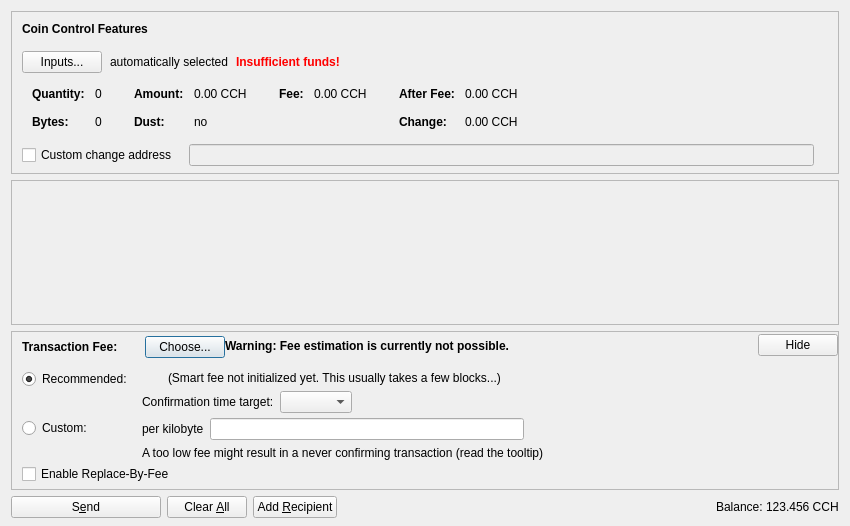
<?xml version="1.0" encoding="UTF-8"?>
<ui version="4.0">
 <class>SendCoinsDialog</class>
 <widget class="QDialog" name="SendCoinsDialog">
  <property name="geometry">
   <rect>
    <x>0</x>
    <y>0</y>
    <width>850</width>
    <height>526</height>
   </rect>
  </property>
  <property name="windowTitle">
   <string>Send Coins</string>
  </property>
  <layout class="QVBoxLayout" name="verticalLayout" stretch="0,1,0,0">
   <property name="bottomMargin">
    <number>8</number>
   </property>
   <item>
    <widget class="QFrame" name="frameCoinControl">
     <property name="sizePolicy">
      <sizepolicy hsizetype="Expanding" vsizetype="Expanding">
       <horstretch>0</horstretch>
       <verstretch>0</verstretch>
      </sizepolicy>
     </property>
     <property name="maximumSize">
      <size>
       <width>16777215</width>
       <height>16777215</height>
      </size>
     </property>
     <property name="frameShape">
      <enum>QFrame::StyledPanel</enum>
     </property>
     <property name="frameShadow">
      <enum>QFrame::Sunken</enum>
     </property>
     <layout class="QVBoxLayout" name="verticalLayoutCoinControl2">
      <property name="spacing">
       <number>0</number>
      </property>
      <property name="leftMargin">
       <number>0</number>
      </property>
      <property name="topMargin">
       <number>0</number>
      </property>
      <property name="rightMargin">
       <number>0</number>
      </property>
      <property name="bottomMargin">
       <number>6</number>
      </property>
      <item>
       <layout class="QVBoxLayout" name="verticalLayoutCoinControl" stretch="0,0,0,0,1">
        <property name="spacing">
         <number>0</number>
        </property>
        <property name="leftMargin">
         <number>10</number>
        </property>
        <property name="topMargin">
         <number>10</number>
        </property>
        <item>
         <layout class="QHBoxLayout" name="horizontalLayoutCoinControl1">
          <property name="bottomMargin">
           <number>15</number>
          </property>
          <item>
           <widget class="QLabel" name="labelCoinControlFeatures">
            <property name="sizePolicy">
             <sizepolicy hsizetype="Preferred" vsizetype="Maximum">
              <horstretch>0</horstretch>
              <verstretch>0</verstretch>
             </sizepolicy>
            </property>
            <property name="font">
             <font>
              <weight>75</weight>
              <bold>true</bold>
             </font>
            </property>
            <property name="styleSheet">
             <string notr="true">font-weight:bold;</string>
            </property>
            <property name="text">
             <string>Coin Control Features</string>
            </property>
           </widget>
          </item>
         </layout>
        </item>
        <item>
         <layout class="QHBoxLayout" name="horizontalLayoutCoinControl2" stretch="0,0,0,0">
          <property name="spacing">
           <number>8</number>
          </property>
          <property name="bottomMargin">
           <number>10</number>
          </property>
          <item>
           <widget class="QPushButton" name="pushButtonCoinControl">
            <property name="styleSheet">
             <string notr="true"/>
            </property>
            <property name="text">
             <string>Inputs...</string>
            </property>
            <property name="autoDefault">
             <bool>false</bool>
            </property>
           </widget>
          </item>
          <item>
           <widget class="QLabel" name="labelCoinControlAutomaticallySelected">
            <property name="text">
             <string>automatically selected</string>
            </property>
            <property name="margin">
             <number>5</number>
            </property>
           </widget>
          </item>
          <item>
           <widget class="QLabel" name="labelCoinControlInsuffFunds">
            <property name="font">
             <font>
              <weight>75</weight>
              <bold>true</bold>
             </font>
            </property>
            <property name="styleSheet">
             <string notr="true">color:red;font-weight:bold;</string>
            </property>
            <property name="text">
             <string>Insufficient funds!</string>
            </property>
            <property name="margin">
             <number>5</number>
            </property>
           </widget>
          </item>
          <item>
           <spacer name="horizontalSpacerCoinControl">
            <property name="orientation">
             <enum>Qt::Horizontal</enum>
            </property>
            <property name="sizeHint" stdset="0">
             <size>
              <width>40</width>
              <height>1</height>
             </size>
            </property>
           </spacer>
          </item>
         </layout>
        </item>
        <item>
         <widget class="QWidget" name="widgetCoinControl" native="true">
          <property name="sizePolicy">
           <sizepolicy hsizetype="Preferred" vsizetype="Preferred">
            <horstretch>0</horstretch>
            <verstretch>0</verstretch>
           </sizepolicy>
          </property>
          <property name="minimumSize">
           <size>
            <width>0</width>
            <height>0</height>
           </size>
          </property>
          <property name="styleSheet">
           <string notr="true"/>
          </property>
          <layout class="QHBoxLayout" name="horizontalLayoutCoinControl5">
           <property name="leftMargin">
            <number>0</number>
           </property>
           <property name="topMargin">
            <number>0</number>
           </property>
           <property name="rightMargin">
            <number>0</number>
           </property>
           <property name="bottomMargin">
            <number>0</number>
           </property>
           <item>
            <layout class="QHBoxLayout" name="horizontalLayoutCoinControl3" stretch="0,0,0,1">
             <property name="spacing">
              <number>20</number>
             </property>
             <property name="topMargin">
              <number>0</number>
             </property>
             <property name="bottomMargin">
              <number>10</number>
             </property>
             <item>
              <layout class="QFormLayout" name="formLayoutCoinControl1">
               <property name="horizontalSpacing">
                <number>10</number>
               </property>
               <property name="verticalSpacing">
                <number>14</number>
               </property>
               <property name="leftMargin">
                <number>10</number>
               </property>
               <property name="topMargin">
                <number>4</number>
               </property>
               <property name="rightMargin">
                <number>6</number>
               </property>
               <item row="0" column="0">
                <widget class="QLabel" name="labelCoinControlQuantityText">
                 <property name="font">
                  <font>
                   <weight>75</weight>
                   <bold>true</bold>
                  </font>
                 </property>
                 <property name="text">
                  <string>Quantity:</string>
                 </property>
                 <property name="margin">
                  <number>0</number>
                 </property>
                </widget>
               </item>
               <item row="0" column="1">
                <widget class="QLabel" name="labelCoinControlQuantity">
                 <property name="cursor">
                  <cursorShape>IBeamCursor</cursorShape>
                 </property>
                 <property name="contextMenuPolicy">
                  <enum>Qt::ActionsContextMenu</enum>
                 </property>
                 <property name="text">
                  <string notr="true">0</string>
                 </property>
                 <property name="margin">
                  <number>0</number>
                 </property>
                 <property name="textInteractionFlags">
                  <set>Qt::LinksAccessibleByMouse|Qt::TextSelectableByKeyboard|Qt::TextSelectableByMouse</set>
                 </property>
                </widget>
               </item>
               <item row="1" column="0">
                <widget class="QLabel" name="labelCoinControlBytesText">
                 <property name="font">
                  <font>
                   <weight>75</weight>
                   <bold>true</bold>
                  </font>
                 </property>
                 <property name="text">
                  <string>Bytes:</string>
                 </property>
                </widget>
               </item>
               <item row="1" column="1">
                <widget class="QLabel" name="labelCoinControlBytes">
                 <property name="cursor">
                  <cursorShape>IBeamCursor</cursorShape>
                 </property>
                 <property name="contextMenuPolicy">
                  <enum>Qt::ActionsContextMenu</enum>
                 </property>
                 <property name="text">
                  <string notr="true">0</string>
                 </property>
                 <property name="textInteractionFlags">
                  <set>Qt::LinksAccessibleByMouse|Qt::TextSelectableByKeyboard|Qt::TextSelectableByMouse</set>
                 </property>
                </widget>
               </item>
              </layout>
             </item>
             <item>
              <layout class="QFormLayout" name="formLayoutCoinControl2">
               <property name="horizontalSpacing">
                <number>10</number>
               </property>
               <property name="verticalSpacing">
                <number>14</number>
               </property>
               <property name="leftMargin">
                <number>6</number>
               </property>
               <property name="topMargin">
                <number>4</number>
               </property>
               <property name="rightMargin">
                <number>6</number>
               </property>
               <item row="0" column="0">
                <widget class="QLabel" name="labelCoinControlAmountText">
                 <property name="font">
                  <font>
                   <weight>75</weight>
                   <bold>true</bold>
                  </font>
                 </property>
                 <property name="text">
                  <string>Amount:</string>
                 </property>
                 <property name="margin">
                  <number>0</number>
                 </property>
                </widget>
               </item>
               <item row="0" column="1">
                <widget class="QLabel" name="labelCoinControlAmount">
                 <property name="cursor">
                  <cursorShape>IBeamCursor</cursorShape>
                 </property>
                 <property name="contextMenuPolicy">
                  <enum>Qt::ActionsContextMenu</enum>
                 </property>
                 <property name="text">
                  <string notr="true">0.00 CCH</string>
                 </property>
                 <property name="textInteractionFlags">
                  <set>Qt::LinksAccessibleByMouse|Qt::TextSelectableByKeyboard|Qt::TextSelectableByMouse</set>
                 </property>
                </widget>
               </item>
               <item row="1" column="0">
                <widget class="QLabel" name="labelCoinControlLowOutputText">
                 <property name="font">
                  <font>
                   <weight>75</weight>
                   <bold>true</bold>
                  </font>
                 </property>
                 <property name="text">
                  <string>Dust:</string>
                 </property>
                </widget>
               </item>
               <item row="1" column="1">
                <widget class="QLabel" name="labelCoinControlLowOutput">
                 <property name="cursor">
                  <cursorShape>IBeamCursor</cursorShape>
                 </property>
                 <property name="contextMenuPolicy">
                  <enum>Qt::ActionsContextMenu</enum>
                 </property>
                 <property name="text">
                  <string notr="true">no</string>
                 </property>
                 <property name="textInteractionFlags">
                  <set>Qt::LinksAccessibleByMouse|Qt::TextSelectableByKeyboard|Qt::TextSelectableByMouse</set>
                 </property>
                </widget>
               </item>
              </layout>
             </item>
             <item>
              <layout class="QFormLayout" name="formLayoutCoinControl3">
               <property name="horizontalSpacing">
                <number>10</number>
               </property>
               <property name="verticalSpacing">
                <number>14</number>
               </property>
               <property name="leftMargin">
                <number>6</number>
               </property>
               <property name="topMargin">
                <number>4</number>
               </property>
               <property name="rightMargin">
                <number>6</number>
               </property>
               <item row="0" column="0">
                <widget class="QLabel" name="labelCoinControlFeeText">
                 <property name="font">
                  <font>
                   <weight>75</weight>
                   <bold>true</bold>
                  </font>
                 </property>
                 <property name="text">
                  <string>Fee:</string>
                 </property>
                 <property name="margin">
                  <number>0</number>
                 </property>
                </widget>
               </item>
               <item row="0" column="1">
                <widget class="QLabel" name="labelCoinControlFee">
                 <property name="cursor">
                  <cursorShape>IBeamCursor</cursorShape>
                 </property>
                 <property name="contextMenuPolicy">
                  <enum>Qt::ActionsContextMenu</enum>
                 </property>
                 <property name="text">
                  <string notr="true">0.00 CCH</string>
                 </property>
                 <property name="textInteractionFlags">
                  <set>Qt::LinksAccessibleByMouse|Qt::TextSelectableByKeyboard|Qt::TextSelectableByMouse</set>
                 </property>
                </widget>
               </item>
              </layout>
             </item>
             <item>
              <layout class="QFormLayout" name="formLayoutCoinControl4">
               <property name="horizontalSpacing">
                <number>10</number>
               </property>
               <property name="verticalSpacing">
                <number>14</number>
               </property>
               <property name="leftMargin">
                <number>6</number>
               </property>
               <property name="topMargin">
                <number>4</number>
               </property>
               <property name="rightMargin">
                <number>6</number>
               </property>
               <item row="0" column="0">
                <widget class="QLabel" name="labelCoinControlAfterFeeText">
                 <property name="font">
                  <font>
                   <weight>75</weight>
                   <bold>true</bold>
                  </font>
                 </property>
                 <property name="text">
                  <string>After Fee:</string>
                 </property>
                 <property name="margin">
                  <number>0</number>
                 </property>
                </widget>
               </item>
               <item row="0" column="1">
                <widget class="QLabel" name="labelCoinControlAfterFee">
                 <property name="cursor">
                  <cursorShape>IBeamCursor</cursorShape>
                 </property>
                 <property name="contextMenuPolicy">
                  <enum>Qt::ActionsContextMenu</enum>
                 </property>
                 <property name="text">
                  <string notr="true">0.00 CCH</string>
                 </property>
                 <property name="textInteractionFlags">
                  <set>Qt::LinksAccessibleByMouse|Qt::TextSelectableByKeyboard|Qt::TextSelectableByMouse</set>
                 </property>
                </widget>
               </item>
               <item row="1" column="0">
                <widget class="QLabel" name="labelCoinControlChangeText">
                 <property name="font">
                  <font>
                   <weight>75</weight>
                   <bold>true</bold>
                  </font>
                 </property>
                 <property name="text">
                  <string>Change:</string>
                 </property>
                </widget>
               </item>
               <item row="1" column="1">
                <widget class="QLabel" name="labelCoinControlChange">
                 <property name="cursor">
                  <cursorShape>IBeamCursor</cursorShape>
                 </property>
                 <property name="contextMenuPolicy">
                  <enum>Qt::ActionsContextMenu</enum>
                 </property>
                 <property name="text">
                  <string notr="true">0.00 CCH</string>
                 </property>
                 <property name="textInteractionFlags">
                  <set>Qt::LinksAccessibleByMouse|Qt::TextSelectableByKeyboard|Qt::TextSelectableByMouse</set>
                 </property>
                </widget>
               </item>
              </layout>
             </item>
            </layout>
           </item>
          </layout>
         </widget>
        </item>
        <item>
         <layout class="QHBoxLayout" name="horizontalLayoutCoinControl4" stretch="0,0,0">
          <property name="spacing">
           <number>12</number>
          </property>
          <property name="sizeConstraint">
           <enum>QLayout::SetDefaultConstraint</enum>
          </property>
          <property name="topMargin">
           <number>5</number>
          </property>
          <property name="rightMargin">
           <number>5</number>
          </property>
          <item>
           <widget class="QCheckBox" name="checkBoxCoinControlChange">
            <property name="toolTip">
             <string>If this is activated, but the change address is empty or invalid, change will be sent to a newly generated address.</string>
            </property>
            <property name="text">
             <string>Custom change address</string>
            </property>
           </widget>
          </item>
          <item>
           <widget class="QValidatedLineEdit" name="lineEditCoinControlChange">
            <property name="enabled">
             <bool>false</bool>
            </property>
            <property name="sizePolicy">
             <sizepolicy hsizetype="Expanding" vsizetype="Fixed">
              <horstretch>0</horstretch>
              <verstretch>0</verstretch>
             </sizepolicy>
            </property>
           </widget>
          </item>
          <item>
           <widget class="QLabel" name="labelCoinControlChangeLabel">
            <property name="sizePolicy">
             <sizepolicy hsizetype="Preferred" vsizetype="Expanding">
              <horstretch>0</horstretch>
              <verstretch>0</verstretch>
             </sizepolicy>
            </property>
            <property name="minimumSize">
             <size>
              <width>0</width>
              <height>0</height>
             </size>
            </property>
            <property name="text">
             <string/>
            </property>
            <property name="margin">
             <number>3</number>
            </property>
           </widget>
          </item>
         </layout>
        </item>
        <item>
         <spacer name="verticalSpacerCoinControl">
          <property name="orientation">
           <enum>Qt::Vertical</enum>
          </property>
          <property name="sizeHint" stdset="0">
           <size>
            <width>800</width>
            <height>1</height>
           </size>
          </property>
         </spacer>
        </item>
       </layout>
      </item>
     </layout>
    </widget>
   </item>
   <item>
    <widget class="QScrollArea" name="scrollArea">
     <property name="widgetResizable">
      <bool>true</bool>
     </property>
     <widget class="QWidget" name="scrollAreaWidgetContents">
      <property name="geometry">
       <rect>
        <x>0</x>
        <y>0</y>
        <width>830</width>
        <height>104</height>
       </rect>
      </property>
      <layout class="QVBoxLayout" name="verticalLayout_2" stretch="0,1">
       <property name="leftMargin">
        <number>0</number>
       </property>
       <property name="topMargin">
        <number>0</number>
       </property>
       <property name="rightMargin">
        <number>0</number>
       </property>
       <property name="bottomMargin">
        <number>0</number>
       </property>
       <item>
        <layout class="QVBoxLayout" name="entries">
         <property name="spacing">
          <number>6</number>
         </property>
        </layout>
       </item>
       <item>
        <spacer name="verticalSpacer">
         <property name="orientation">
          <enum>Qt::Vertical</enum>
         </property>
         <property name="sizeHint" stdset="0">
          <size>
           <width>20</width>
           <height>40</height>
          </size>
         </property>
        </spacer>
       </item>
      </layout>
     </widget>
    </widget>
   </item>
   <item>
    <widget class="QFrame" name="frameFee">
     <property name="sizePolicy">
      <sizepolicy hsizetype="Expanding" vsizetype="Expanding">
       <horstretch>0</horstretch>
       <verstretch>0</verstretch>
      </sizepolicy>
     </property>
     <property name="maximumSize">
      <size>
       <width>16777215</width>
       <height>16777215</height>
      </size>
     </property>
     <property name="frameShape">
      <enum>QFrame::StyledPanel</enum>
     </property>
     <property name="frameShadow">
      <enum>QFrame::Sunken</enum>
     </property>
     <layout class="QVBoxLayout" name="verticalLayoutFee1">
      <property name="spacing">
       <number>0</number>
      </property>
      <property name="leftMargin">
       <number>0</number>
      </property>
      <property name="topMargin">
       <number>0</number>
      </property>
      <property name="rightMargin">
       <number>0</number>
      </property>
      <property name="bottomMargin">
       <number>0</number>
      </property>
      <item>
       <layout class="QVBoxLayout" name="verticalLayoutFee2" stretch="0,0,0">
        <property name="spacing">
         <number>0</number>
        </property>
        <property name="leftMargin">
         <number>10</number>
        </property>
        <property name="topMargin">
         <number>0</number>
        </property>
        <item>
         <layout class="QHBoxLayout" name="horizontalLayoutFee1">
          <property name="bottomMargin">
           <number>0</number>
          </property>
          <item>
           <layout class="QVBoxLayout" name="verticalLayoutFee7">
            <property name="spacing">
             <number>0</number>
            </property>
            <item>
             <spacer name="verticalSpacerSmartFee">
              <property name="orientation">
               <enum>Qt::Vertical</enum>
              </property>
              <property name="sizeType">
               <enum>QSizePolicy::Fixed</enum>
              </property>
              <property name="sizeHint" stdset="0">
               <size>
                <width>1</width>
                <height>4</height>
               </size>
              </property>
             </spacer>
            </item>
            <item>
             <layout class="QHBoxLayout" name="horizontalLayoutSmartFee">
              <property name="spacing">
               <number>10</number>
              </property>
              <item>
               <widget class="QLabel" name="labelFeeHeadline">
                <property name="sizePolicy">
                 <sizepolicy hsizetype="Preferred" vsizetype="Maximum">
                  <horstretch>0</horstretch>
                  <verstretch>0</verstretch>
                 </sizepolicy>
                </property>
                <property name="font">
                 <font>
                  <weight>75</weight>
                  <bold>true</bold>
                 </font>
                </property>
                <property name="styleSheet">
                 <string notr="true">font-weight:bold;</string>
                </property>
                <property name="text">
                 <string>Transaction Fee:</string>
                </property>
               </widget>
              </item>
              <item>
               <widget class="QLabel" name="labelFeeMinimized">
                <property name="text">
                 <string/>
                </property>
               </widget>
              </item>
              <item>
               <widget class="QPushButton" name="buttonChooseFee">
                <property name="text">
                 <string>Choose...</string>
                </property>
               </widget>
              </item>
             </layout>
            </item>
            <item>
             <spacer name="verticalSpacer_5">
              <property name="orientation">
               <enum>Qt::Vertical</enum>
              </property>
              <property name="sizeHint" stdset="0">
               <size>
                <width>1</width>
                <height>1</height>
               </size>
              </property>
             </spacer>
            </item>
           </layout>
          </item>
          <item>
           <widget class="QLabel" name="fallbackFeeWarningLabel">
            <property name="toolTip">
             <string>Using the fallbackfee can result in sending a transaction that will take several hours or days (or never) to confirm. Consider choosing your fee manually or wait until you have validated the complete chain.</string>
            </property>
            <property name="font">
            <font>
                <weight>75</weight>
                <bold>true</bold>
            </font>
            </property>
            <property name="text">
             <string>Warning: Fee estimation is currently not possible.</string>
            </property>
            <property name="wordWrap">
             <bool>false</bool>
            </property>
           </widget>
          </item>
          <item>
           <spacer name="horizontalSpacer_4">
            <property name="orientation">
             <enum>Qt::Horizontal</enum>
            </property>
            <property name="sizeType">
             <enum>QSizePolicy::MinimumExpanding</enum>
            </property>
            <property name="sizeHint" stdset="0">
             <size>
              <width>40</width>
              <height>20</height>
             </size>
            </property>
           </spacer>
          </item>
          <item>
           <widget class="QPushButton" name="buttonMinimizeFee">
            <property name="toolTip">
             <string>Hide transaction fee settings</string>
            </property>
            <property name="text">
             <string>Hide</string>
            </property>
           </widget>
          </item>
         </layout>
        </item>
        <item>
         <widget class="QFrame" name="frameFeeSelection">
          <layout class="QVBoxLayout" name="verticalLayoutFee12">
           <property name="spacing">
            <number>0</number>
           </property>
           <property name="leftMargin">
            <number>0</number>
           </property>
           <property name="topMargin">
            <number>0</number>
           </property>
           <property name="rightMargin">
            <number>0</number>
           </property>
           <property name="bottomMargin">
            <number>0</number>
           </property>
           <item>
            <layout class="QGridLayout" name="gridLayoutFee">
             <property name="topMargin">
              <number>10</number>
             </property>
             <property name="bottomMargin">
              <number>4</number>
             </property>
             <property name="horizontalSpacing">
              <number>10</number>
             </property>
             <property name="verticalSpacing">
              <number>4</number>
             </property>
             <item row="1" column="1">
              <layout class="QVBoxLayout" name="verticalLayoutFee8">
               <property name="spacing">
                <number>6</number>
               </property>
               <item>
                <layout class="QHBoxLayout" name="horizontalLayoutFee13">
                 <item>
                  <widget class="QLabel" name="labelCustomPerKilobyte">
                   <property name="toolTip">
                    <string>Specify a custom fee per kB (1,000 bytes) of the transaction's virtual size.

Note:  Since the fee is calculated on a per-byte basis, a fee of "100 satoshis per kB" for a transaction size of 500 bytes (half of 1 kB) would ultimately yield a fee of only 50 satoshis.</string>
                   </property>
                   <property name="text">
                    <string>per kilobyte</string>
                   </property>
                  </widget>
                 </item>
                 <item>
                  <widget class="CounoshAmountField" name="customFee"/>
                 </item>
                 <item>
                  <spacer name="horizontalSpacer_6">
                   <property name="orientation">
                    <enum>Qt::Horizontal</enum>
                   </property>
                   <property name="sizeHint" stdset="0">
                    <size>
                     <width>1</width>
                     <height>1</height>
                    </size>
                   </property>
                  </spacer>
                 </item>
                </layout>
               </item>
               <item>
                <layout class="QHBoxLayout" name="horizontalLayoutFee8">
                 <item>
                  <widget class="QLabel" name="labelCustomFeeWarning">
                   <property name="enabled">
                    <bool>true</bool>
                   </property>
                   <property name="toolTip">
                    <string>When there is less transaction volume than space in the blocks, miners as well as relaying nodes may enforce a minimum fee. Paying only this minimum fee is just fine, but be aware that this can result in a never confirming transaction once there is more demand for counosh transactions than the network can process.</string>
                   </property>
                   <property name="text">
                    <string>A too low fee might result in a never confirming transaction (read the tooltip)</string>
                   </property>
                  </widget>
                 </item>
                 <item>
                  <spacer name="horizontalSpacer_2">
                   <property name="orientation">
                    <enum>Qt::Horizontal</enum>
                   </property>
                   <property name="sizeHint" stdset="0">
                    <size>
                     <width>1</width>
                     <height>1</height>
                    </size>
                   </property>
                  </spacer>
                 </item>
                </layout>
               </item>
              </layout>
             </item>
             <item row="0" column="0">
              <layout class="QVBoxLayout" name="verticalLayoutFee4" stretch="0,1">
               <item>
                <widget class="QRadioButton" name="radioSmartFee">
                 <property name="text">
                  <string>Recommended:</string>
                 </property>
                 <property name="checked">
                  <bool>true</bool>
                 </property>
                 <attribute name="buttonGroup">
                  <string notr="true">groupFee</string>
                 </attribute>
                </widget>
               </item>
               <item>
                <spacer name="verticalSpacer_2">
                 <property name="orientation">
                  <enum>Qt::Vertical</enum>
                 </property>
                 <property name="sizeHint" stdset="0">
                  <size>
                   <width>1</width>
                   <height>1</height>
                  </size>
                 </property>
                </spacer>
               </item>
              </layout>
             </item>
             <item row="1" column="0">
              <layout class="QVBoxLayout" name="verticalLayoutFee9" stretch="0,1">
               <item>
                <widget class="QRadioButton" name="radioCustomFee">
                 <property name="text">
                  <string>Custom:</string>
                 </property>
                 <attribute name="buttonGroup">
                  <string notr="true">groupFee</string>
                 </attribute>
                </widget>
               </item>
               <item>
                <spacer name="verticalSpacer_6">
                 <property name="orientation">
                  <enum>Qt::Vertical</enum>
                 </property>
                 <property name="sizeHint" stdset="0">
                  <size>
                   <width>1</width>
                   <height>1</height>
                  </size>
                 </property>
                </spacer>
               </item>
              </layout>
             </item>
             <item row="0" column="1">
              <layout class="QVBoxLayout" name="verticalLayoutFee3" stretch="0,0,1">
               <property name="spacing">
                <number>6</number>
               </property>
               <property name="topMargin">
                <number>2</number>
               </property>
               <item>
                <layout class="QHBoxLayout" name="horizontalLayoutFee12">
                 <item>
                  <widget class="QLabel" name="labelSmartFee">
                   <property name="text">
                    <string/>
                   </property>
                  </widget>
                 </item>
                 <item>
                  <widget class="QLabel" name="labelFeeEstimation">
                   <property name="text">
                    <string/>
                   </property>
                  </widget>
                 </item>
                 <item>
                  <widget class="QLabel" name="labelSmartFee2">
                   <property name="text">
                    <string>(Smart fee not initialized yet. This usually takes a few blocks...)</string>
                   </property>
                  </widget>
                 </item>
                 <item>
                  <spacer name="horizontalSpacer_5">
                   <property name="orientation">
                    <enum>Qt::Horizontal</enum>
                   </property>
                   <property name="sizeHint" stdset="0">
                    <size>
                     <width>1</width>
                     <height>1</height>
                    </size>
                   </property>
                  </spacer>
                 </item>
                </layout>
               </item>
               <item>
                <layout class="QHBoxLayout" name="horizontalLayoutFee9">
                 <item>
                  <layout class="QVBoxLayout" name="verticalLayoutFee6">
                   <item>
                    <widget class="QLabel" name="labelSmartFee3">
                     <property name="text">
                      <string>Confirmation time target:</string>
                     </property>
                    </widget>
                   </item>
                  </layout>
                 </item>
                 <item>
                  <layout class="QVBoxLayout" name="verticalLayoutFee5">
                   <property name="rightMargin">
                    <number>30</number>
                   </property>
                   <item>
                    <layout class="QHBoxLayout" name="horizontalLayoutConfTarget">
                     <property name="bottomMargin">
                      <number>0</number>
                     </property>
                     <item>
                      <widget class="QComboBox" name="confTargetSelector"/>
                     </item>
                     <item>
                      <spacer name="horizontalSpacerConfTarget">
                       <property name="orientation">
                        <enum>Qt::Horizontal</enum>
                       </property>
                       <property name="sizeHint" stdset="0">
                        <size>
                         <width>40</width>
                         <height>20</height>
                        </size>
                       </property>
                      </spacer>
                     </item>
                    </layout>
                   </item>
                  </layout>
                 </item>
                </layout>
               </item>
               <item>
                <spacer name="verticalSpacer_4">
                 <property name="orientation">
                  <enum>Qt::Vertical</enum>
                 </property>
                 <property name="sizeHint" stdset="0">
                  <size>
                   <width>1</width>
                   <height>1</height>
                  </size>
                 </property>
                </spacer>
               </item>
              </layout>
             </item>
            </layout>
           </item>
           <item>
            <widget class="QCheckBox" name="optInRBF">
             <property name="text">
              <string>Enable Replace-By-Fee</string>
             </property>
             <property name="toolTip">
              <string>With Replace-By-Fee (BIP-125) you can increase a transaction's fee after it is sent. Without this, a higher fee may be recommended to compensate for increased transaction delay risk.</string>
             </property>
            </widget>
           </item>
          </layout>
         </widget>
        </item>
        <item>
         <spacer name="verticalSpacerFee">
          <property name="orientation">
           <enum>Qt::Vertical</enum>
          </property>
          <property name="sizeHint" stdset="0">
           <size>
            <width>40</width>
            <height>5</height>
           </size>
          </property>
         </spacer>
        </item>
       </layout>
      </item>
     </layout>
    </widget>
   </item>
   <item>
    <layout class="QHBoxLayout" name="horizontalLayout">
     <item>
      <widget class="QPushButton" name="sendButton">
       <property name="minimumSize">
        <size>
         <width>150</width>
         <height>0</height>
        </size>
       </property>
       <property name="toolTip">
        <string>Confirm the send action</string>
       </property>
       <property name="text">
        <string>S&amp;end</string>
       </property>
       <property name="icon">
        <iconset resource="../counosh.qrc">
         <normaloff>:/icons/send</normaloff>:/icons/send</iconset>
       </property>
       <property name="autoDefault">
        <bool>false</bool>
       </property>
       <property name="default">
        <bool>false</bool>
       </property>
      </widget>
     </item>
     <item>
      <widget class="QPushButton" name="clearButton">
       <property name="sizePolicy">
        <sizepolicy hsizetype="Minimum" vsizetype="Fixed">
         <horstretch>0</horstretch>
         <verstretch>0</verstretch>
        </sizepolicy>
       </property>
       <property name="toolTip">
        <string>Clear all fields of the form.</string>
       </property>
       <property name="text">
        <string>Clear &amp;All</string>
       </property>
       <property name="icon">
        <iconset resource="../counosh.qrc">
         <normaloff>:/icons/remove</normaloff>:/icons/remove</iconset>
       </property>
       <property name="autoDefault">
        <bool>false</bool>
       </property>
      </widget>
     </item>
     <item>
      <widget class="QPushButton" name="addButton">
       <property name="toolTip">
        <string>Send to multiple recipients at once</string>
       </property>
       <property name="text">
        <string>Add &amp;Recipient</string>
       </property>
       <property name="icon">
        <iconset resource="../counosh.qrc">
         <normaloff>:/icons/add</normaloff>:/icons/add</iconset>
       </property>
       <property name="autoDefault">
        <bool>false</bool>
       </property>
      </widget>
     </item>
     <item>
      <spacer name="horizontalSpacer">
       <property name="orientation">
        <enum>Qt::Horizontal</enum>
       </property>
       <property name="sizeHint" stdset="0">
        <size>
         <width>40</width>
         <height>20</height>
        </size>
       </property>
      </spacer>
     </item>
     <item>
      <layout class="QHBoxLayout" name="horizontalLayout_2">
       <property name="spacing">
        <number>3</number>
       </property>
       <item>
        <widget class="QLabel" name="labelBalanceName">
         <property name="sizePolicy">
          <sizepolicy hsizetype="Preferred" vsizetype="Fixed">
           <horstretch>0</horstretch>
           <verstretch>0</verstretch>
          </sizepolicy>
         </property>
         <property name="text">
          <string>Balance:</string>
         </property>
        </widget>
       </item>
       <item>
        <widget class="QLabel" name="labelBalance">
         <property name="sizePolicy">
          <sizepolicy hsizetype="Preferred" vsizetype="Fixed">
           <horstretch>0</horstretch>
           <verstretch>0</verstretch>
          </sizepolicy>
         </property>
         <property name="cursor">
          <cursorShape>IBeamCursor</cursorShape>
         </property>
         <property name="text">
          <string notr="true">123.456 CCH</string>
         </property>
         <property name="textInteractionFlags">
          <set>Qt::LinksAccessibleByMouse|Qt::TextSelectableByKeyboard|Qt::TextSelectableByMouse</set>
         </property>
        </widget>
       </item>
      </layout>
     </item>
    </layout>
   </item>
  </layout>
 </widget>
 <customwidgets>
  <customwidget>
   <class>QValidatedLineEdit</class>
   <extends>QLineEdit</extends>
   <header>qt/qvalidatedlineedit.h</header>
  </customwidget>
  <customwidget>
   <class>CounoshAmountField</class>
   <extends>QLineEdit</extends>
   <header>qt/counoshamountfield.h</header>
   <container>1</container>
  </customwidget>
 </customwidgets>
 <resources>
  <include location="../counosh.qrc"/>
 </resources>
 <connections/>
 <buttongroups>
  <buttongroup name="groupFee"/>
 </buttongroups>
</ui>
